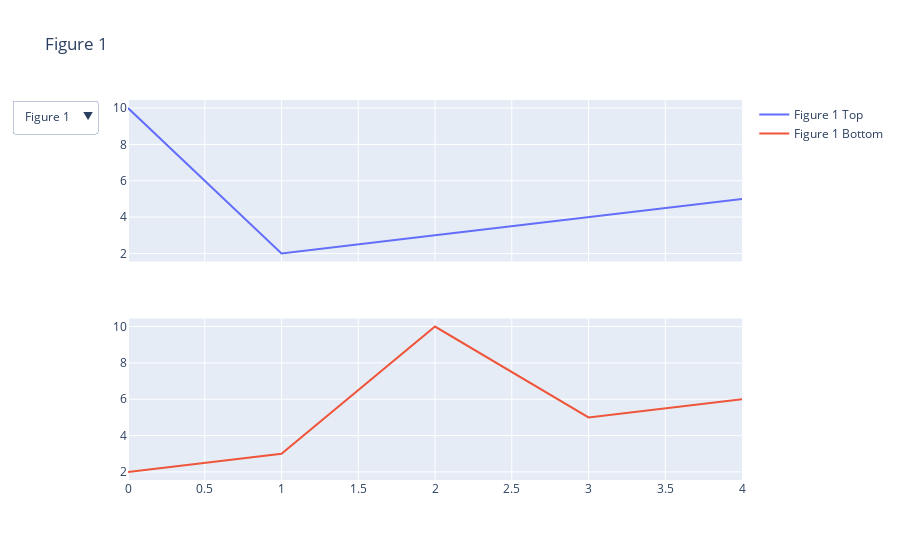

Notebook cell for this chart:
### Code cell
import plotly.graph_objects as go
from plotly.subplots import make_subplots

# Sample data for demonstration
data1 = [10, 2, 3, 4, 5]
data2 = [2, 3, 10, 5, 6]
data3 = [30, 4, 5, 6, 7]
data4 = [4, 5, 106, 7, 8]

# Function to create a figure with 2 rows
def create_figure(data_top, data_bottom, title):
    fig = make_subplots(rows=2, cols=1, shared_xaxes=True, subplot_titles=(f'{title} - Top', f'{title} - Bottom'))
    fig.add_trace(go.Scatter(x=list(range(len(data_top))), y=data_top, mode='lines', name=f'{title} Top'), row=1, col=1)
    fig.add_trace(go.Scatter(x=list(range(len(data_bottom))), y=data_bottom, mode='lines', name=f'{title} Bottom'), row=2, col=1)
    fig.update_layout(title_text=title)
    return fig

# Create individual figures
fig1 = create_figure(data1, data2, 'Figure 1')
fig2 = create_figure(data3, data4, 'Figure 2')

# Extract the data and layout from each figure
fig1_data = fig1.data
fig1_layout = fig1.layout
fig2_data = fig2.data
fig2_layout = fig2.layout

# Create a combined figure with dropdown menu
combined_fig = make_subplots(rows=2, cols=1, shared_xaxes=True)
combined_fig.update_layout(
    updatemenus=[
        {
            'buttons': [
                {
                    'label': 'Figure 1',
                    'method': 'update',
                    'args': [{'y': [trace.y for trace in fig1_data], 'x': [trace.x for trace in fig1_data]}, {'title': 'Figure 1'}]
                },
                {
                    'label': 'Figure 2',
                    'method': 'update',
                    'args': [{'y': [trace.y for trace in fig2_data], 'x': [trace.x for trace in fig2_data]}, {'title': 'Figure 2'}]
                }
            ],
            'direction': 'down',
            'showactive': True,
        }
    ]
)

# Add initial data
for trace in fig1_data:
    combined_fig.add_trace(trace)

# Display the figure
combined_fig.show()

### Figure 1 — Plotly figure (JSON) as saved in the notebook; plotly's stock layout.template omitted (floating-point values rounded to 4 significant figures)
{"data": [{"mode": "lines", "name": "Figure 1 Top", "type": "scatter", "x": [0, 1, 2, 3, 4], "xaxis": "x", "y": [10, 2, 3, 4, 5], "yaxis": "y"}, {"mode": "lines", "name": "Figure 1 Bottom", "type": "scatter", "x": [0, 1, 2, 3, 4], "xaxis": "x2", "y": [2, 3, 10, 5, 6], "yaxis": "y2"}], "layout": {"autosize": true, "title": {"text": "Figure 1"}, "updatemenus": [{"active": 0, "buttons": [{"args": [{"x": [[0, 1, 2, 3, 4], [0, 1, 2, 3, 4]], "y": [[10, 2, 3, 4, 5], [2, 3, 10, 5, 6]]}, {"title": "Figure 1"}], "label": "Figure 1", "method": "update"}, {"args": [{"x": [[0, 1, 2, 3, 4], [0, 1, 2, 3, 4]], "y": [[30, 4, 5, 6, 7], [4, 5, 106, 7, 8]]}, {"title": "Figure 2"}], "label": "Figure 2", "method": "update"}], "direction": "down", "showactive": true}], "xaxis": {"anchor": "y", "autorange": true, "domain": [0, 1], "matches": "x2", "range": [0, 4], "showticklabels": false, "type": "linear"}, "xaxis2": {"anchor": "y2", "autorange": true, "domain": [0, 1], "range": [0, 4], "type": "linear"}, "yaxis": {"anchor": "x", "autorange": true, "domain": [0.575, 1], "range": [1.556, 10.44], "type": "linear"}, "yaxis2": {"anchor": "x2", "autorange": true, "domain": [0, 0.425], "range": [1.556, 10.44], "type": "linear"}}}
